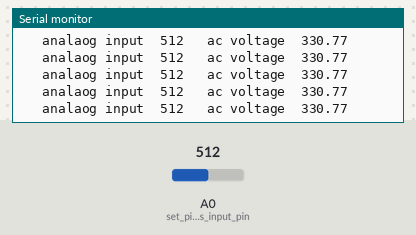
This sketch was run on a simulated Arduino Uno, built with avr-gcc and run on an emulated ATmega328P. Shown: the last lines printed to the serial monitor. The inputs (shaded band) are chosen by the test bench; at power-on: A0 (set_pin_a0_as_input_pin) = 512.

Above: at 1.2 s.
1.3 s: A0 (set_pin_a0_as_input_pin) set to 168
At 1.39 s:
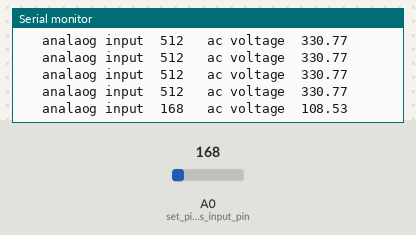
2.8 s: A0 (set_pin_a0_as_input_pin) set to 148
At 2.81 s:
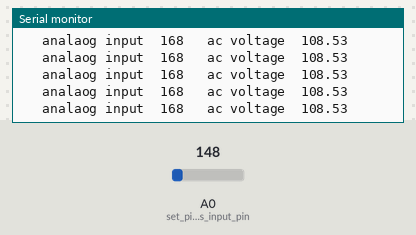
5.8 s: A0 (set_pin_a0_as_input_pin) set to 110
At 5.81 s:
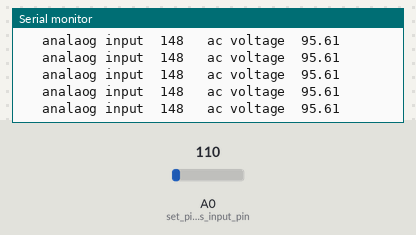
8.8 s: A0 (set_pin_a0_as_input_pin) set to 90
At 8.81 s:
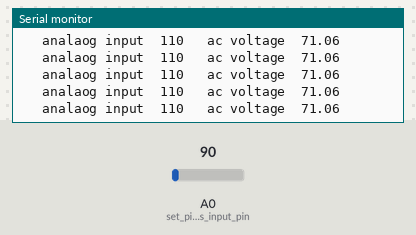
Timing chart, 0 to 11.8 s (numbered marks = the images above; inputs shaded):
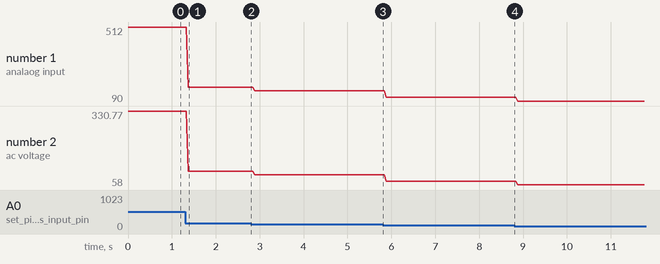

The sketch:

voltage.ino
```cpp
int m;// initialise variable m
float n;//initialise variable n

void setup()
{
  pinMode(A0,INPUT); // set pin a0 as input pin
  Serial.begin(9600);// begin serial communication between arduino and pc
}

void loop()
{
  m=analogRead(A0);// read analog values from pin A0 across capacitor
   n=m*0.64602961;// converts analog value(x) into input ac supply value using this formula ( explained in woeking section)

   Serial.print("   analaog input  " ) ; // specify name to the corresponding value to be printed
   Serial.print(m) ; // print input analog value on serial monitor
   Serial.print("   ac voltage  ") ; // specify name to the corresponding value to be printed
   Serial.print(n) ; // prints the ac value on Serial monitor
   Serial.println();
}
```

Measured:
- after the input at 1.3 s, the serial monitor: prints a new line after 0.07 s (image 1)
- plotted number 1: 512 → 168 after the input at 1.3 s, 168 → 148 after the input at 2.8 s, 148 → 110 after the input at 5.8 s, 110 → 90 after the input at 8.8 s
- plotted number 2: 330.77 → 108.53 after the input at 1.3 s, 108.53 → 95.61 after the input at 2.8 s, 95.61 → 71.06 after the input at 5.8 s, 71.06 → 58 after the input at 8.8 s
